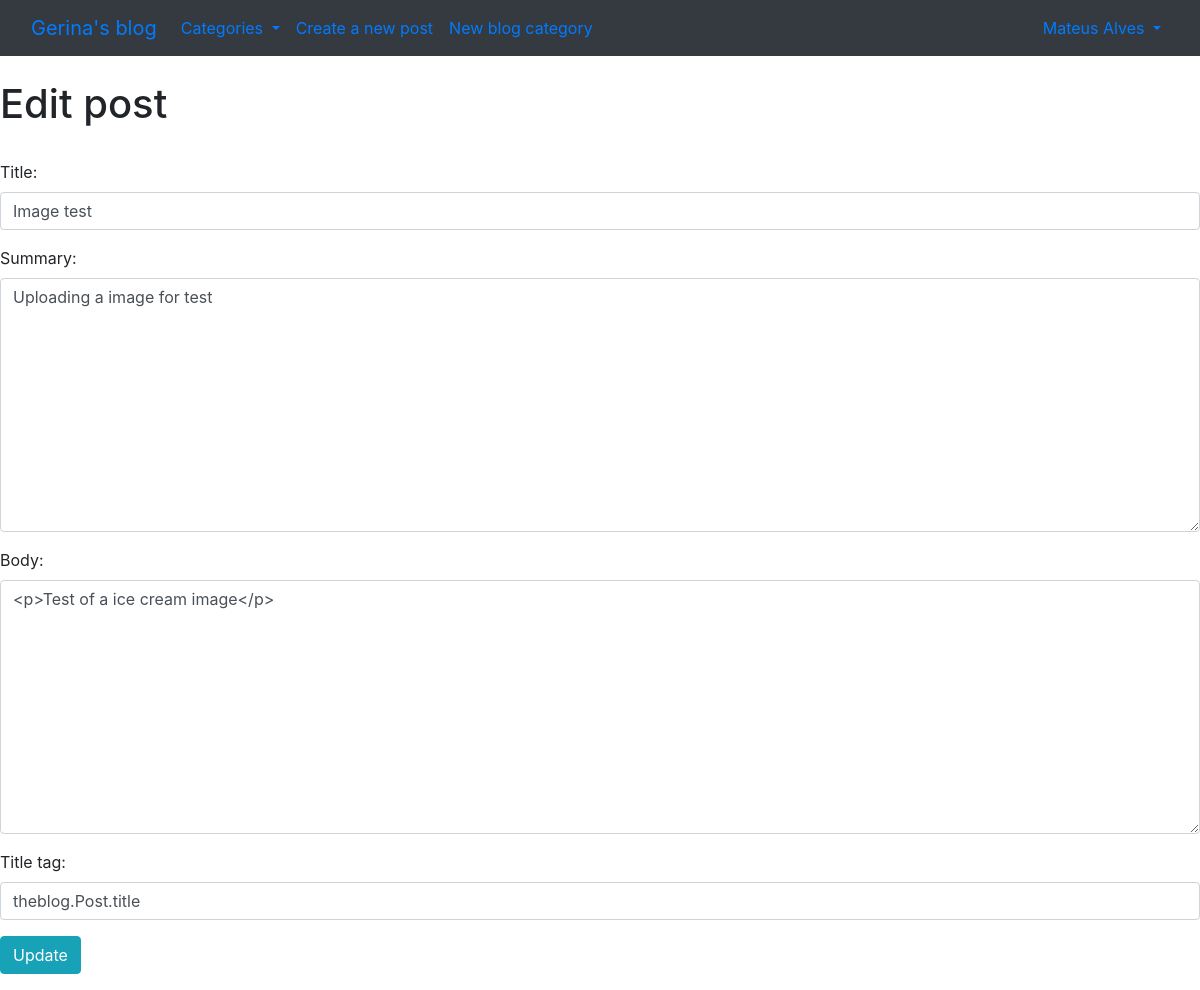
The app's page /article/edit/15 (signed in) with its own data.
### theblog/models.py (models this page shows, shortened)
class Post(models.Model):
    title = models.CharField(max_length=255)
    header_image = models.ImageField(null=True, blank=True, upload_to='images/')
    author = models.ForeignKey(User, on_delete=models.CASCADE)
    body = RichTextField(blank=True, null=True)
    title_tag = models.CharField(max_length=255, default=title)
    post_date = models.DateField(auto_now_add=True)
    category = models.CharField(max_length=255, default='uncategorized')
    summary = models.CharField(max_length=255)
    likes = models.ManyToManyField(User, related_name='blog_post')

### theblog/views.py (the view)
# urls.py: path('article/edit/<int:pk>', UpdatePostView.as_view(), name='update_post'),
class UpdatePostView(UpdateView):
    model = Post
    form_class = EditForm
    template_name = 'update_post.html'
    def get_context_data(self, *args, **kwargs):
        cat_menu = Category.objects.all()
        context = super(UpdatePostView, self).get_context_data(*args, **kwargs)
        context["cat_menu"] = cat_menu
        return context

### theblog/forms.py
class EditForm(forms.ModelForm):
    class Meta:
        model = Post
        fields = ('title','summary', 'body', 'title_tag')
        widgets = {
            'title':forms.TextInput(attrs={'class':'form-control', 'placeholder': 'Insert title here'}),
            'summary': forms.Textarea(attrs={'class': 'form-control', 'placeholder': 'Here goes the summary of the post'}),
            'body': forms.Textarea(attrs={'class': 'form-control', 'placeholder':'Here goes the body of the post'}),
            'title_tag': forms.TextInput(attrs={'class': 'form-control'})
        }

### theblog/models.py (called while the page is built)
    def __str__(self):
        return self.name

### theblog/templates/update_post.html (shortened to what this page needs)
{% extends 'base.html' %}
{% block content %}
{% if user.is_authenticated %}
    {% if user.id == post.author.id %}
        <h1>Edit post</h1>
        <br>
        <div class="form-group">
            <form action="" method="POST">
                {{form.as_p}}
                <button type="submit" class="btn btn-info">Update</button>
             </form>
        </div>
    {% else %}
        <h1>This post isn't yours to edit</h1>
        <a href="{% url 'home' %}">Back to main page</a>
    {% endif %}
{% else %}
    <h2>You must be logged in to see this page.</h2>
<a href="{% url 'login'%}"> Login</a> <br>
<a href="{% url 'home' %}"> Back to home page</a>
{% endif %}
{% endblock %}

### theblog/templates/base.html (shortened to what this page needs)
<!doctype html>
<html lang="en">
  <head>
    <link rel="stylesheet" href="https://cdn.jsdelivr.net/npm/bootstrap@4.4.1/dist/css/bootstrap.min.css">
  </head>
  <body>
  <nav class="navbar navbar-expand-lg bg-dark">
  <div class="container-fluid">
    <a class="navbar-brand" href="{% url 'home' %}">Gerina's blog</a>
    <div class="collapse navbar-collapse" id="navbarSupportedContent">
      <ul class="navbar-nav me-auto mb-2 mb-lg-0">
      {% if cat_menu %}
          <li class="nav-item dropdown">
        <a class="nav-link dropdown-toggle" href="#" id="navbarDropdown" role="button" data-toggle="dropdown" aria-haspopup="true" aria-expanded="false">
          Categories
        </a>
      </li>
      {% endif %}
        {% if user.is_authenticated %}
          <li class="nav-item">
            <a class="nav-link" href="{% url 'add_post' %}">Create a new post</a>
          </li>
           <li class="nav-item">
          <a class="nav-link" href="{% url 'add_category' %}">New blog category</a>
          </li>
        {% endif %}
      </ul>
{% if user.is_authenticated %}
      <ul class="navbar-nav ml-auto">
        <li class="nav-item dropdown">
          <a class="nav-link dropdown-toggle" href="#" id="navbarDropdown2" role="button" data-toggle="dropdown" aria-haspopup="true" aria-expanded="false">
            {{ user.first_name}} {{ user.last_name}}
          </a>
        </li>
      </ul>
{% endif %}
    </div>
  </div>
</nav>
  <br>
    {%block content%}
    {%endblock%}
  </body>
</html>

### records on screen
Post: title "Image test", summary "Uploading a image for test", body "<p>Test of a ice cream image</p>", title_tag "theblog.Post.title"

### other values on screen
{{ user.first_name }} "Mateus"
{{ user.last_name }} "Alves"
